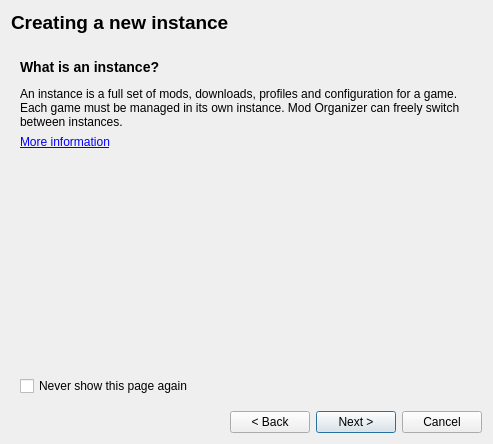
<?xml version="1.0" encoding="UTF-8"?>
<ui version="4.0">
 <class>CreateInstanceDialog</class>
 <widget class="QDialog" name="CreateInstanceDialog">
  <property name="geometry">
   <rect>
    <x>0</x>
    <y>0</y>
    <width>493</width>
    <height>444</height>
   </rect>
  </property>
  <property name="windowTitle">
   <string>Creating an instance</string>
  </property>
  <layout class="QVBoxLayout" name="verticalLayout">
   <item>
    <widget class="QWidget" name="widget" native="true">
     <layout class="QVBoxLayout" name="verticalLayout_15">
      <property name="leftMargin">
       <number>0</number>
      </property>
      <property name="topMargin">
       <number>0</number>
      </property>
      <property name="rightMargin">
       <number>0</number>
      </property>
      <property name="bottomMargin">
       <number>0</number>
      </property>
      <item>
       <widget class="QLabel" name="title">
        <property name="font">
         <font>
          <pointsize>14</pointsize>
          <bold>true</bold>
         </font>
        </property>
        <property name="text">
         <string>Creating a new instance</string>
        </property>
       </widget>
      </item>
      <item>
       <spacer name="verticalSpacer_5">
        <property name="orientation">
         <enum>Qt::Vertical</enum>
        </property>
        <property name="sizeType">
         <enum>QSizePolicy::Fixed</enum>
        </property>
        <property name="sizeHint" stdset="0">
         <size>
          <width>20</width>
          <height>10</height>
         </size>
        </property>
       </spacer>
      </item>
     </layout>
    </widget>
   </item>
   <item>
    <widget class="QStackedWidget" name="pages">
     <property name="currentIndex">
      <number>0</number>
     </property>
     <widget class="QWidget" name="page_1">
      <layout class="QVBoxLayout" name="verticalLayout_21">
       <item>
        <widget class="QLabel" name="label_15">
         <property name="text">
          <string>&lt;h3&gt;What is an instance?&lt;/h3&gt;
&lt;p&gt;An instance is a full set of mods, downloads, profiles and configuration for a game. Each game must be managed in its own instance. Mod Organizer can freely switch between instances.&lt;/p&gt;</string>
         </property>
         <property name="alignment">
          <set>Qt::AlignLeading|Qt::AlignLeft|Qt::AlignTop</set>
         </property>
         <property name="wordWrap">
          <bool>true</bool>
         </property>
        </widget>
       </item>
       <item>
        <widget class="LinkLabel" name="label_19">
         <property name="text">
          <string>&lt;html&gt;&lt;head/&gt;&lt;body&gt;&lt;p&gt;&lt;a href=&quot;https://github.com/ModOrganizer2/modorganizer/wiki/Instances&quot;&gt;More information&lt;/a&gt;&lt;/p&gt;&lt;/body&gt;&lt;/html&gt;</string>
         </property>
         <property name="openExternalLinks">
          <bool>true</bool>
         </property>
        </widget>
       </item>
       <item>
        <spacer name="verticalSpacer_6">
         <property name="orientation">
          <enum>Qt::Vertical</enum>
         </property>
         <property name="sizeHint" stdset="0">
          <size>
           <width>20</width>
           <height>40</height>
          </size>
         </property>
        </spacer>
       </item>
       <item>
        <widget class="QCheckBox" name="hideIntro">
         <property name="text">
          <string>Never show this page again</string>
         </property>
        </widget>
       </item>
      </layout>
     </widget>
     <widget class="QWidget" name="page_2">
      <layout class="QVBoxLayout" name="verticalLayout_3">
       <item>
        <widget class="QWidget" name="widget_7" native="true">
         <layout class="QVBoxLayout" name="verticalLayout_6">
          <property name="leftMargin">
           <number>0</number>
          </property>
          <property name="topMargin">
           <number>0</number>
          </property>
          <property name="rightMargin">
           <number>0</number>
          </property>
          <property name="bottomMargin">
           <number>0</number>
          </property>
          <item>
           <widget class="QLabel" name="label_2">
            <property name="text">
             <string>&lt;h3&gt;Select the type of instance to create.&lt;/h3&gt;</string>
            </property>
           </widget>
          </item>
         </layout>
        </widget>
       </item>
       <item>
        <widget class="QWidget" name="widget_3" native="true">
         <layout class="QVBoxLayout" name="verticalLayout_2">
          <property name="leftMargin">
           <number>0</number>
          </property>
          <property name="topMargin">
           <number>0</number>
          </property>
          <property name="rightMargin">
           <number>0</number>
          </property>
          <property name="bottomMargin">
           <number>0</number>
          </property>
          <item>
           <widget class="QWidget" name="widget_15" native="true">
            <layout class="QVBoxLayout" name="verticalLayout_16">
             <property name="topMargin">
              <number>0</number>
             </property>
             <property name="rightMargin">
              <number>0</number>
             </property>
             <property name="bottomMargin">
              <number>0</number>
             </property>
             <item>
              <widget class="QCommandLinkButton" name="createGlobal">
               <property name="text">
                <string>Create a global instance</string>
               </property>
               <property name="checkable">
                <bool>true</bool>
               </property>
               <property name="description">
                <string>Global instances are stored in %1, but some paths can be changed to be on a different drive if necessary. A single installation of Mod Organizer can manage multiple global instances.</string>
               </property>
              </widget>
             </item>
             <item>
              <widget class="QCommandLinkButton" name="createPortable">
               <property name="text">
                <string>Create a portable instance</string>
               </property>
               <property name="checkable">
                <bool>true</bool>
               </property>
               <property name="description">
                <string>A portable instance stores everything in a single folder. The default location is %1, but you can choose any location on the next page.</string>
               </property>
              </widget>
             </item>
            </layout>
           </widget>
          </item>
          <item>
           <widget class="QLabel" name="portableExistsLabel">
            <property name="text">
             <string>A portable instance already exists.</string>
            </property>
            <property name="alignment">
             <set>Qt::AlignRight|Qt::AlignTrailing|Qt::AlignVCenter</set>
            </property>
           </widget>
          </item>
          <item>
           <spacer name="verticalSpacer">
            <property name="orientation">
             <enum>Qt::Vertical</enum>
            </property>
            <property name="sizeHint" stdset="0">
             <size>
              <width>20</width>
              <height>40</height>
             </size>
            </property>
           </spacer>
          </item>
         </layout>
        </widget>
       </item>
      </layout>
     </widget>
     <widget class="QWidget" name="page_3">
      <layout class="QVBoxLayout" name="verticalLayout_7">
       <item>
        <widget class="QWidget" name="widget_5" native="true">
         <layout class="QHBoxLayout" name="horizontalLayout_3">
          <property name="leftMargin">
           <number>0</number>
          </property>
          <property name="topMargin">
           <number>0</number>
          </property>
          <property name="rightMargin">
           <number>0</number>
          </property>
          <property name="bottomMargin">
           <number>0</number>
          </property>
          <item>
           <widget class="QLabel" name="label_3">
            <property name="text">
             <string>&lt;h3&gt;Select the game to manage.&lt;/h3&gt;</string>
            </property>
           </widget>
          </item>
         </layout>
        </widget>
       </item>
       <item>
        <widget class="QWidget" name="widget_6" native="true">
         <layout class="QVBoxLayout" name="verticalLayout_25">
          <property name="leftMargin">
           <number>0</number>
          </property>
          <property name="topMargin">
           <number>0</number>
          </property>
          <property name="rightMargin">
           <number>0</number>
          </property>
          <property name="bottomMargin">
           <number>0</number>
          </property>
          <item>
           <widget class="QWidget" name="widget_23" native="true">
            <layout class="QVBoxLayout" name="verticalLayout_5">
             <property name="leftMargin">
              <number>0</number>
             </property>
             <property name="topMargin">
              <number>0</number>
             </property>
             <property name="rightMargin">
              <number>0</number>
             </property>
             <property name="bottomMargin">
              <number>0</number>
             </property>
             <item>
              <widget class="QScrollArea" name="scrollArea_3">
               <property name="widgetResizable">
                <bool>true</bool>
               </property>
               <widget class="QWidget" name="games">
                <property name="geometry">
                 <rect>
                  <x>0</x>
                  <y>0</y>
                  <width>455</width>
                  <height>275</height>
                 </rect>
                </property>
                <layout class="QVBoxLayout" name="verticalLayout_26">
                 <property name="leftMargin">
                  <number>0</number>
                 </property>
                 <property name="topMargin">
                  <number>0</number>
                 </property>
                 <property name="rightMargin">
                  <number>0</number>
                 </property>
                 <property name="bottomMargin">
                  <number>0</number>
                 </property>
                </layout>
               </widget>
              </widget>
             </item>
            </layout>
           </widget>
          </item>
          <item>
           <widget class="QWidget" name="widget_21" native="true">
            <layout class="QHBoxLayout" name="horizontalLayout_6" stretch="0,0,0">
             <property name="leftMargin">
              <number>0</number>
             </property>
             <property name="topMargin">
              <number>0</number>
             </property>
             <property name="rightMargin">
              <number>0</number>
             </property>
             <property name="bottomMargin">
              <number>0</number>
             </property>
             <item>
              <widget class="QCheckBox" name="showAllGames">
               <property name="text">
                <string>Show all supported games</string>
               </property>
              </widget>
             </item>
             <item>
              <spacer name="horizontalSpacer_5">
               <property name="orientation">
                <enum>Qt::Horizontal</enum>
               </property>
               <property name="sizeHint" stdset="0">
                <size>
                 <width>175</width>
                 <height>20</height>
                </size>
               </property>
              </spacer>
             </item>
             <item>
              <widget class="QLineEdit" name="gamesFilter">
               <property name="placeholderText">
                <string>Filter</string>
               </property>
              </widget>
             </item>
            </layout>
           </widget>
          </item>
         </layout>
        </widget>
       </item>
      </layout>
     </widget>
     <widget class="QWidget" name="page_4">
      <layout class="QVBoxLayout" name="verticalLayout_19">
       <item>
        <widget class="QWidget" name="widget_16" native="true">
         <layout class="QVBoxLayout" name="verticalLayout_18">
          <property name="leftMargin">
           <number>0</number>
          </property>
          <property name="topMargin">
           <number>0</number>
          </property>
          <property name="rightMargin">
           <number>0</number>
          </property>
          <property name="bottomMargin">
           <number>0</number>
          </property>
          <item>
           <widget class="QLabel" name="label_4">
            <property name="text">
             <string>&lt;h3&gt;Select the game edition.&lt;/h3&gt;</string>
            </property>
           </widget>
          </item>
          <item>
           <widget class="QLabel" name="label_14">
            <property name="text">
             <string>This game has multiple variants. The correct one must be selected or Mod Organizer will not be able to launch the game properly.</string>
            </property>
            <property name="wordWrap">
             <bool>true</bool>
            </property>
           </widget>
          </item>
         </layout>
        </widget>
       </item>
       <item>
        <widget class="QWidget" name="widget_17" native="true">
         <layout class="QVBoxLayout" name="verticalLayout_20">
          <property name="leftMargin">
           <number>0</number>
          </property>
          <property name="topMargin">
           <number>0</number>
          </property>
          <property name="rightMargin">
           <number>0</number>
          </property>
          <property name="bottomMargin">
           <number>0</number>
          </property>
          <item>
           <widget class="QScrollArea" name="scrollArea_2">
            <property name="widgetResizable">
             <bool>true</bool>
            </property>
            <widget class="QWidget" name="scrollAreaWidgetContents">
             <property name="geometry">
              <rect>
               <x>0</x>
               <y>0</y>
               <width>455</width>
               <height>265</height>
              </rect>
             </property>
             <layout class="QVBoxLayout" name="verticalLayout_17">
              <property name="leftMargin">
               <number>0</number>
              </property>
              <property name="topMargin">
               <number>0</number>
              </property>
              <property name="rightMargin">
               <number>0</number>
              </property>
              <property name="bottomMargin">
               <number>0</number>
              </property>
              <item>
               <widget class="QDialogButtonBox" name="editions">
                <property name="sizePolicy">
                 <sizepolicy hsizetype="Expanding" vsizetype="Expanding">
                  <horstretch>0</horstretch>
                  <verstretch>0</verstretch>
                 </sizepolicy>
                </property>
                <property name="orientation">
                 <enum>Qt::Vertical</enum>
                </property>
                <property name="standardButtons">
                 <set>QDialogButtonBox::NoButton</set>
                </property>
               </widget>
              </item>
             </layout>
            </widget>
           </widget>
          </item>
         </layout>
        </widget>
       </item>
      </layout>
     </widget>
     <widget class="QWidget" name="page_5">
      <layout class="QVBoxLayout" name="verticalLayout_9">
       <item>
        <widget class="QWidget" name="widget_8" native="true">
         <layout class="QHBoxLayout" name="horizontalLayout_4">
          <property name="leftMargin">
           <number>0</number>
          </property>
          <property name="topMargin">
           <number>0</number>
          </property>
          <property name="rightMargin">
           <number>0</number>
          </property>
          <property name="bottomMargin">
           <number>0</number>
          </property>
          <item>
           <widget class="QLabel" name="instanceNameLabel">
            <property name="text">
             <string>&lt;h3&gt;Customize the name for this &lt;span style=&quot;white-space: nowrap;&quot;&gt;%1&lt;/span&gt; instance.&lt;/h3&gt;</string>
            </property>
            <property name="wordWrap">
             <bool>true</bool>
            </property>
           </widget>
          </item>
         </layout>
        </widget>
       </item>
       <item>
        <widget class="QWidget" name="widget_9" native="true">
         <layout class="QVBoxLayout" name="verticalLayout_8">
          <property name="spacing">
           <number>9</number>
          </property>
          <item>
           <widget class="QLineEdit" name="instanceName">
            <property name="placeholderText">
             <string>Instance name</string>
            </property>
           </widget>
          </item>
          <item>
           <widget class="QLabel" name="instanceNameExists">
            <property name="text">
             <string>There is already an instance with this name.</string>
            </property>
           </widget>
          </item>
          <item>
           <widget class="QLabel" name="instanceNameInvalid">
            <property name="text">
             <string>The name contains invalid characters. It must be a valid folder name.</string>
            </property>
           </widget>
          </item>
          <item>
           <spacer name="verticalSpacer_2">
            <property name="orientation">
             <enum>Qt::Vertical</enum>
            </property>
            <property name="sizeHint" stdset="0">
             <size>
              <width>20</width>
              <height>40</height>
             </size>
            </property>
           </spacer>
          </item>
         </layout>
        </widget>
       </item>
      </layout>
     </widget>
     <widget class="QWidget" name="page">
      <layout class="QVBoxLayout" name="verticalLayout_31">
       <item>
        <widget class="QWidget" name="widget_24" native="true">
         <layout class="QHBoxLayout" name="horizontalLayout_8">
          <property name="leftMargin">
           <number>0</number>
          </property>
          <property name="topMargin">
           <number>0</number>
          </property>
          <property name="rightMargin">
           <number>0</number>
          </property>
          <property name="bottomMargin">
           <number>0</number>
          </property>
          <item>
           <widget class="QLabel" name="profileSettingsLabel">
            <property name="text">
             <string>&lt;h3&gt;Configure your profile settings.&lt;/h3&gt;</string>
            </property>
            <property name="wordWrap">
             <bool>true</bool>
            </property>
           </widget>
          </item>
         </layout>
        </widget>
       </item>
       <item>
        <widget class="QWidget" name="widget_25" native="true">
         <layout class="QVBoxLayout" name="verticalLayout_28">
          <item>
           <widget class="QCheckBox" name="profileInisCheckbox">
            <property name="toolTip">
             <string extracomment="Enabling this will copy your game's INI files into each profile, which will override the default INI settings"/>
            </property>
            <property name="text">
             <string>Use profile-specific game INI files</string>
            </property>
           </widget>
          </item>
          <item>
           <widget class="QCheckBox" name="profileSavesCheckbox">
            <property name="toolTip">
             <string extracomment="Enabling this will redirect the game's save files into your active profile, allowing you to separate your saves between profiles"/>
            </property>
            <property name="text">
             <string>Use profile-specific save games</string>
            </property>
           </widget>
          </item>
          <item>
           <widget class="QCheckBox" name="archiveInvalidationCheckbox">
            <property name="toolTip">
             <string extracomment="Enabling this will allow MO2 to automatically run necessary INI edits or other steps to allow file overrides in the game."/>
            </property>
            <property name="text">
             <string>Automatic archive invalidation</string>
            </property>
            <property name="checked">
             <bool>true</bool>
            </property>
           </widget>
          </item>
          <item>
           <spacer name="verticalSpacer_7">
            <property name="orientation">
             <enum>Qt::Vertical</enum>
            </property>
            <property name="sizeHint" stdset="0">
             <size>
              <width>20</width>
              <height>40</height>
             </size>
            </property>
           </spacer>
          </item>
         </layout>
        </widget>
       </item>
      </layout>
     </widget>
     <widget class="QWidget" name="page_6">
      <layout class="QVBoxLayout" name="verticalLayout_14">
       <item>
        <widget class="QWidget" name="widget_10" native="true">
         <layout class="QVBoxLayout" name="verticalLayout_10">
          <property name="leftMargin">
           <number>0</number>
          </property>
          <property name="topMargin">
           <number>0</number>
          </property>
          <property name="rightMargin">
           <number>0</number>
          </property>
          <property name="bottomMargin">
           <number>0</number>
          </property>
          <item>
           <widget class="QLabel" name="label_5">
            <property name="text">
             <string>&lt;h3&gt;Select a folder where the data should be stored.&lt;/h3&gt;</string>
            </property>
            <property name="wordWrap">
             <bool>true</bool>
            </property>
           </widget>
          </item>
          <item>
           <widget class="QLabel" name="pathsLabel">
            <property name="text">
             <string>This includes downloads, mods, profiles and overwrite for your &lt;b&gt;%1&lt;/b&gt; instance. If there is enough space on this drive, you should use the default folder.</string>
            </property>
            <property name="wordWrap">
             <bool>true</bool>
            </property>
           </widget>
          </item>
         </layout>
        </widget>
       </item>
       <item>
        <widget class="QWidget" name="widget_13" native="true">
         <layout class="QVBoxLayout" name="verticalLayout_11">
          <item>
           <widget class="QStackedWidget" name="pathPages">
            <property name="currentIndex">
             <number>0</number>
            </property>
            <widget class="QWidget" name="page_6_simple">
             <layout class="QVBoxLayout" name="verticalLayout_12">
              <property name="leftMargin">
               <number>0</number>
              </property>
              <property name="topMargin">
               <number>0</number>
              </property>
              <property name="rightMargin">
               <number>0</number>
              </property>
              <property name="bottomMargin">
               <number>0</number>
              </property>
              <item>
               <widget class="QWidget" name="widget_11" native="true">
                <layout class="QGridLayout" name="gridLayout">
                 <property name="leftMargin">
                  <number>0</number>
                 </property>
                 <property name="topMargin">
                  <number>0</number>
                 </property>
                 <property name="rightMargin">
                  <number>0</number>
                 </property>
                 <property name="bottomMargin">
                  <number>0</number>
                 </property>
                 <item row="0" column="2">
                  <widget class="QToolButton" name="browseLocation">
                   <property name="text">
                    <string>...</string>
                   </property>
                  </widget>
                 </item>
                 <item row="0" column="0">
                  <widget class="QLabel" name="label_6">
                   <property name="text">
                    <string>Location</string>
                   </property>
                  </widget>
                 </item>
                 <item row="3" column="0">
                  <spacer name="verticalSpacer_3">
                   <property name="orientation">
                    <enum>Qt::Vertical</enum>
                   </property>
                   <property name="sizeHint" stdset="0">
                    <size>
                     <width>20</width>
                     <height>40</height>
                    </size>
                   </property>
                  </spacer>
                 </item>
                 <item row="2" column="0" colspan="3">
                  <widget class="QLabel" name="locationExists">
                   <property name="text">
                    <string>Warning: This folder already exists.</string>
                   </property>
                  </widget>
                 </item>
                 <item row="0" column="1">
                  <widget class="QLineEdit" name="location">
                   <property name="placeholderText">
                    <string>Folder</string>
                   </property>
                  </widget>
                 </item>
                 <item row="1" column="0" colspan="3">
                  <widget class="QLabel" name="locationInvalid">
                   <property name="text">
                    <string>Warning: The folder contains invalid characters.</string>
                   </property>
                  </widget>
                 </item>
                </layout>
               </widget>
              </item>
             </layout>
            </widget>
            <widget class="QWidget" name="page_6_advanced">
             <layout class="QVBoxLayout" name="verticalLayout_13">
              <property name="leftMargin">
               <number>0</number>
              </property>
              <property name="topMargin">
               <number>0</number>
              </property>
              <property name="rightMargin">
               <number>0</number>
              </property>
              <property name="bottomMargin">
               <number>0</number>
              </property>
              <item>
               <widget class="QWidget" name="widget_12" native="true">
                <layout class="QGridLayout" name="gridLayout_2">
                 <property name="leftMargin">
                  <number>0</number>
                 </property>
                 <property name="topMargin">
                  <number>0</number>
                 </property>
                 <property name="rightMargin">
                  <number>0</number>
                 </property>
                 <property name="bottomMargin">
                  <number>0</number>
                 </property>
                 <item row="4" column="3">
                  <widget class="QToolButton" name="browseOverwrite">
                   <property name="text">
                    <string>...</string>
                   </property>
                  </widget>
                 </item>
                 <item row="2" column="3">
                  <widget class="QToolButton" name="browseMods">
                   <property name="text">
                    <string>...</string>
                   </property>
                  </widget>
                 </item>
                 <item row="2" column="0">
                  <widget class="QLabel" name="label_10">
                   <property name="text">
                    <string>Mods</string>
                   </property>
                  </widget>
                 </item>
                 <item row="4" column="2">
                  <widget class="QLineEdit" name="overwrite">
                   <property name="placeholderText">
                    <string>Folder</string>
                   </property>
                  </widget>
                 </item>
                 <item row="2" column="2">
                  <widget class="QLineEdit" name="mods">
                   <property name="placeholderText">
                    <string>Folder</string>
                   </property>
                  </widget>
                 </item>
                 <item row="4" column="0">
                  <widget class="QLabel" name="label_13">
                   <property name="text">
                    <string>Overwrite</string>
                   </property>
                  </widget>
                 </item>
                 <item row="0" column="0">
                  <widget class="QLabel" name="label_8">
                   <property name="text">
                    <string>Base directory</string>
                   </property>
                  </widget>
                 </item>
                 <item row="1" column="3">
                  <widget class="QToolButton" name="browseDownloads">
                   <property name="text">
                    <string>...</string>
                   </property>
                  </widget>
                 </item>
                 <item row="3" column="2">
                  <widget class="QLineEdit" name="profiles">
                   <property name="placeholderText">
                    <string>Folder</string>
                   </property>
                  </widget>
                 </item>
                 <item row="5" column="0" colspan="4">
                  <widget class="QLabel" name="advancedDirExists">
                   <property name="text">
                    <string>Warning: The folder %1 already exists.</string>
                   </property>
                   <property name="wordWrap">
                    <bool>true</bool>
                   </property>
                  </widget>
                 </item>
                 <item row="1" column="0">
                  <widget class="QLabel" name="label_9">
                   <property name="text">
                    <string>Downloads</string>
                   </property>
                  </widget>
                 </item>
                 <item row="1" column="2">
                  <widget class="QLineEdit" name="downloads">
                   <property name="placeholderText">
                    <string>Folder</string>
                   </property>
                  </widget>
                 </item>
                 <item row="0" column="2">
                  <widget class="QLineEdit" name="base">
                   <property name="placeholderText">
                    <string>Folder</string>
                   </property>
                  </widget>
                 </item>
                 <item row="3" column="0">
                  <widget class="QLabel" name="label_12">
                   <property name="text">
                    <string>Profiles</string>
                   </property>
                  </widget>
                 </item>
                 <item row="8" column="0" colspan="4">
                  <widget class="QLabel" name="label_11">
                   <property name="text">
                    <string>Use %BASE_DIR% to refer to the Base Directory.</string>
                   </property>
                  </widget>
                 </item>
                 <item row="0" column="3">
                  <widget class="QToolButton" name="browseBase">
                   <property name="text">
                    <string>...</string>
                   </property>
                  </widget>
                 </item>
                 <item row="3" column="3">
                  <widget class="QToolButton" name="browseProfiles">
                   <property name="text">
                    <string>...</string>
                   </property>
                  </widget>
                 </item>
                 <item row="7" column="0">
                  <spacer name="verticalSpacer_4">
                   <property name="orientation">
                    <enum>Qt::Vertical</enum>
                   </property>
                   <property name="sizeHint" stdset="0">
                    <size>
                     <width>20</width>
                     <height>40</height>
                    </size>
                   </property>
                  </spacer>
                 </item>
                 <item row="6" column="0" colspan="4">
                  <widget class="QLabel" name="advancedDirInvalid">
                   <property name="text">
                    <string>Warning: The folder %1 contains invalid characters.</string>
                   </property>
                   <property name="wordWrap">
                    <bool>true</bool>
                   </property>
                  </widget>
                 </item>
                </layout>
               </widget>
              </item>
             </layout>
            </widget>
           </widget>
          </item>
          <item>
           <widget class="QWidget" name="widget_14" native="true">
            <property name="minimumSize">
             <size>
              <width>0</width>
              <height>0</height>
             </size>
            </property>
            <layout class="QHBoxLayout" name="horizontalLayout_2">
             <property name="leftMargin">
              <number>0</number>
             </property>
             <property name="topMargin">
              <number>0</number>
             </property>
             <property name="rightMargin">
              <number>0</number>
             </property>
             <property name="bottomMargin">
              <number>0</number>
             </property>
             <item>
              <spacer name="horizontalSpacer_3">
               <property name="orientation">
                <enum>Qt::Horizontal</enum>
               </property>
               <property name="sizeHint" stdset="0">
                <size>
                 <width>292</width>
                 <height>20</height>
                </size>
               </property>
              </spacer>
             </item>
             <item>
              <widget class="QCheckBox" name="advancedPathOptions">
               <property name="text">
                <string>Show advanced options</string>
               </property>
              </widget>
             </item>
            </layout>
           </widget>
          </item>
         </layout>
        </widget>
       </item>
      </layout>
     </widget>
     <widget class="QWidget" name="page_7">
      <layout class="QVBoxLayout" name="verticalLayout_4">
       <item>
        <widget class="QWidget" name="widget_4" native="true">
         <layout class="QVBoxLayout" name="verticalLayout_29">
          <property name="leftMargin">
           <number>0</number>
          </property>
          <property name="topMargin">
           <number>0</number>
          </property>
          <property name="rightMargin">
           <number>0</number>
          </property>
          <property name="bottomMargin">
           <number>0</number>
          </property>
          <item>
           <widget class="QLabel" name="label_7">
            <property name="text">
             <string>&lt;h3&gt;Link Mod Organizer with your Nexus account&lt;/h3&gt;</string>
            </property>
           </widget>
          </item>
          <item>
           <widget class="QLabel" name="label_18">
            <property name="text">
             <string>Linking with Nexus allows you to download mods directly from Mod Organizer and automatically check for updates. This is optional.</string>
            </property>
            <property name="wordWrap">
             <bool>true</bool>
            </property>
           </widget>
          </item>
         </layout>
        </widget>
       </item>
       <item>
        <widget class="QWidget" name="nexusBox" native="true">
         <property name="minimumSize">
          <size>
           <width>0</width>
           <height>100</height>
          </size>
         </property>
         <layout class="QVBoxLayout" name="verticalLayout_30">
          <property name="leftMargin">
           <number>0</number>
          </property>
          <property name="topMargin">
           <number>9</number>
          </property>
          <property name="rightMargin">
           <number>0</number>
          </property>
          <property name="bottomMargin">
           <number>0</number>
          </property>
          <item>
           <widget class="QWidget" name="nexusBox_2" native="true">
            <layout class="QVBoxLayout" name="verticalLayout_27">
             <property name="leftMargin">
              <number>0</number>
             </property>
             <property name="topMargin">
              <number>0</number>
             </property>
             <property name="rightMargin">
              <number>0</number>
             </property>
             <property name="bottomMargin">
              <number>0</number>
             </property>
             <item>
              <widget class="QWidget" name="widget_22" native="true">
               <layout class="QHBoxLayout" name="horizontalLayout_7">
                <property name="leftMargin">
                 <number>0</number>
                </property>
                <property name="topMargin">
                 <number>0</number>
                </property>
                <property name="rightMargin">
                 <number>0</number>
                </property>
                <property name="bottomMargin">
                 <number>0</number>
                </property>
                <item>
                 <widget class="QPushButton" name="nexusConnect">
                  <property name="text">
                   <string>Connect to Nexus</string>
                  </property>
                 </widget>
                </item>
                <item>
                 <spacer name="horizontalSpacer_2">
                  <property name="orientation">
                   <enum>Qt::Horizontal</enum>
                  </property>
                  <property name="sizeHint" stdset="0">
                   <size>
                    <width>40</width>
                    <height>20</height>
                   </size>
                  </property>
                 </spacer>
                </item>
                <item>
                 <widget class="QPushButton" name="nexusManual">
                  <property name="text">
                   <string>Enter API Key Manually</string>
                  </property>
                 </widget>
                </item>
               </layout>
              </widget>
             </item>
             <item>
              <widget class="QListWidget" name="nexusLog"/>
             </item>
            </layout>
           </widget>
          </item>
          <item>
           <spacer name="verticalSpacer_8">
            <property name="orientation">
             <enum>Qt::Vertical</enum>
            </property>
            <property name="sizeHint" stdset="0">
             <size>
              <width>20</width>
              <height>40</height>
             </size>
            </property>
           </spacer>
          </item>
         </layout>
        </widget>
       </item>
      </layout>
     </widget>
     <widget class="QWidget" name="page_8">
      <layout class="QVBoxLayout" name="verticalLayout_22">
       <item>
        <widget class="QWidget" name="widget_18" native="true">
         <layout class="QVBoxLayout" name="verticalLayout_24">
          <property name="leftMargin">
           <number>0</number>
          </property>
          <property name="topMargin">
           <number>0</number>
          </property>
          <property name="rightMargin">
           <number>0</number>
          </property>
          <property name="bottomMargin">
           <number>0</number>
          </property>
          <item>
           <widget class="QLabel" name="label_16">
            <property name="text">
             <string>&lt;h3&gt;Confirmation&lt;/h3&gt;</string>
            </property>
           </widget>
          </item>
          <item>
           <widget class="QLabel" name="label_17">
            <property name="text">
             <string>The instance is about to be created. Review the information below and press 'Finish'.</string>
            </property>
           </widget>
          </item>
         </layout>
        </widget>
       </item>
       <item>
        <widget class="QWidget" name="widget_19" native="true">
         <layout class="QVBoxLayout" name="verticalLayout_23">
          <property name="leftMargin">
           <number>0</number>
          </property>
          <property name="topMargin">
           <number>0</number>
          </property>
          <property name="rightMargin">
           <number>0</number>
          </property>
          <property name="bottomMargin">
           <number>0</number>
          </property>
          <item>
           <widget class="QTextEdit" name="review">
            <property name="lineWrapMode">
             <enum>QTextEdit::NoWrap</enum>
            </property>
            <property name="readOnly">
             <bool>true</bool>
            </property>
           </widget>
          </item>
          <item>
           <widget class="QTextEdit" name="creationLog">
            <property name="lineWrapMode">
             <enum>QTextEdit::NoWrap</enum>
            </property>
            <property name="textInteractionFlags">
             <set>Qt::TextSelectableByKeyboard|Qt::TextSelectableByMouse</set>
            </property>
            <property name="placeholderText">
             <string>Instance creation log</string>
            </property>
           </widget>
          </item>
          <item>
           <widget class="QWidget" name="widget_20" native="true">
            <layout class="QHBoxLayout" name="horizontalLayout_5">
             <property name="leftMargin">
              <number>0</number>
             </property>
             <property name="topMargin">
              <number>0</number>
             </property>
             <property name="rightMargin">
              <number>0</number>
             </property>
             <property name="bottomMargin">
              <number>0</number>
             </property>
             <item>
              <spacer name="horizontalSpacer_4">
               <property name="orientation">
                <enum>Qt::Horizontal</enum>
               </property>
               <property name="sizeHint" stdset="0">
                <size>
                 <width>304</width>
                 <height>20</height>
                </size>
               </property>
              </spacer>
             </item>
             <item>
              <widget class="QCheckBox" name="launch">
               <property name="text">
                <string>Launch the new instance</string>
               </property>
               <property name="checked">
                <bool>true</bool>
               </property>
              </widget>
             </item>
            </layout>
           </widget>
          </item>
         </layout>
        </widget>
       </item>
      </layout>
     </widget>
    </widget>
   </item>
   <item>
    <widget class="QWidget" name="widget_2" native="true">
     <layout class="QHBoxLayout" name="horizontalLayout">
      <property name="leftMargin">
       <number>0</number>
      </property>
      <property name="topMargin">
       <number>0</number>
      </property>
      <property name="rightMargin">
       <number>0</number>
      </property>
      <property name="bottomMargin">
       <number>0</number>
      </property>
      <item>
       <spacer name="horizontalSpacer">
        <property name="orientation">
         <enum>Qt::Horizontal</enum>
        </property>
        <property name="sizeHint" stdset="0">
         <size>
          <width>40</width>
          <height>20</height>
         </size>
        </property>
       </spacer>
      </item>
      <item>
       <widget class="QPushButton" name="back">
        <property name="text">
         <string>&lt; Back</string>
        </property>
       </widget>
      </item>
      <item>
       <widget class="QPushButton" name="next">
        <property name="text">
         <string>Next &gt;</string>
        </property>
        <property name="default">
         <bool>true</bool>
        </property>
       </widget>
      </item>
      <item>
       <widget class="QPushButton" name="cancel">
        <property name="text">
         <string>Cancel</string>
        </property>
       </widget>
      </item>
     </layout>
    </widget>
   </item>
  </layout>
 </widget>
 <customwidgets>
  <customwidget>
   <class>LinkLabel</class>
   <extends>QLabel</extends>
   <header location="global">linklabel.h</header>
  </customwidget>
 </customwidgets>
 <tabstops>
  <tabstop>next</tabstop>
  <tabstop>cancel</tabstop>
  <tabstop>hideIntro</tabstop>
  <tabstop>createGlobal</tabstop>
  <tabstop>createPortable</tabstop>
  <tabstop>scrollArea_3</tabstop>
  <tabstop>showAllGames</tabstop>
  <tabstop>gamesFilter</tabstop>
  <tabstop>scrollArea_2</tabstop>
  <tabstop>location</tabstop>
  <tabstop>browseLocation</tabstop>
  <tabstop>advancedPathOptions</tabstop>
  <tabstop>base</tabstop>
  <tabstop>browseBase</tabstop>
  <tabstop>downloads</tabstop>
  <tabstop>browseDownloads</tabstop>
  <tabstop>mods</tabstop>
  <tabstop>browseMods</tabstop>
  <tabstop>profiles</tabstop>
  <tabstop>browseProfiles</tabstop>
  <tabstop>overwrite</tabstop>
  <tabstop>browseOverwrite</tabstop>
  <tabstop>nexusConnect</tabstop>
  <tabstop>nexusManual</tabstop>
  <tabstop>nexusLog</tabstop>
  <tabstop>review</tabstop>
  <tabstop>creationLog</tabstop>
  <tabstop>launch</tabstop>
  <tabstop>back</tabstop>
 </tabstops>
 <resources>
  <include location="resources.qrc"/>
 </resources>
 <connections/>
</ui>
